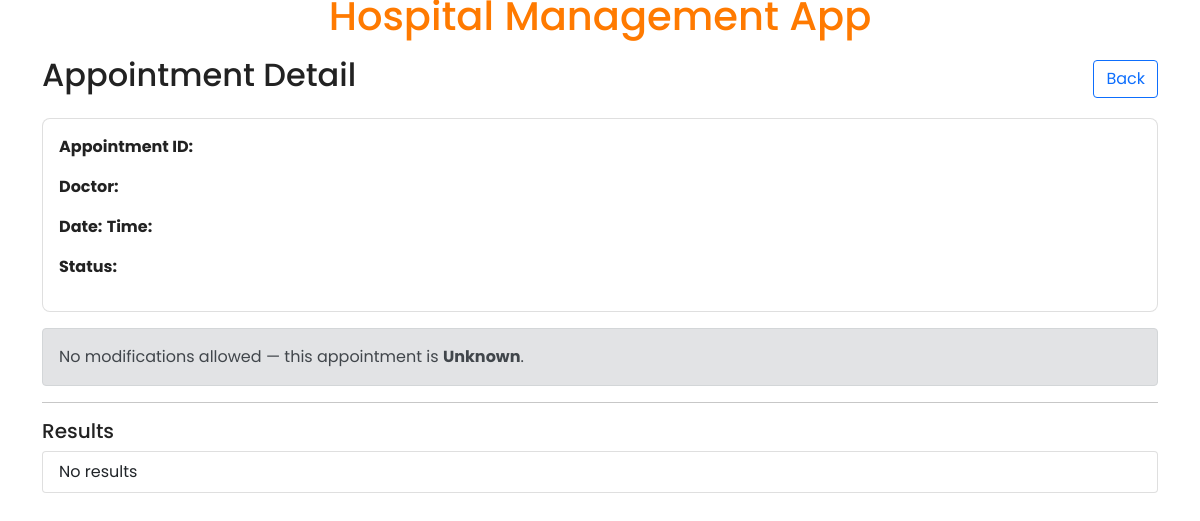
Page /patient/appointment/6 on the earlier database version.
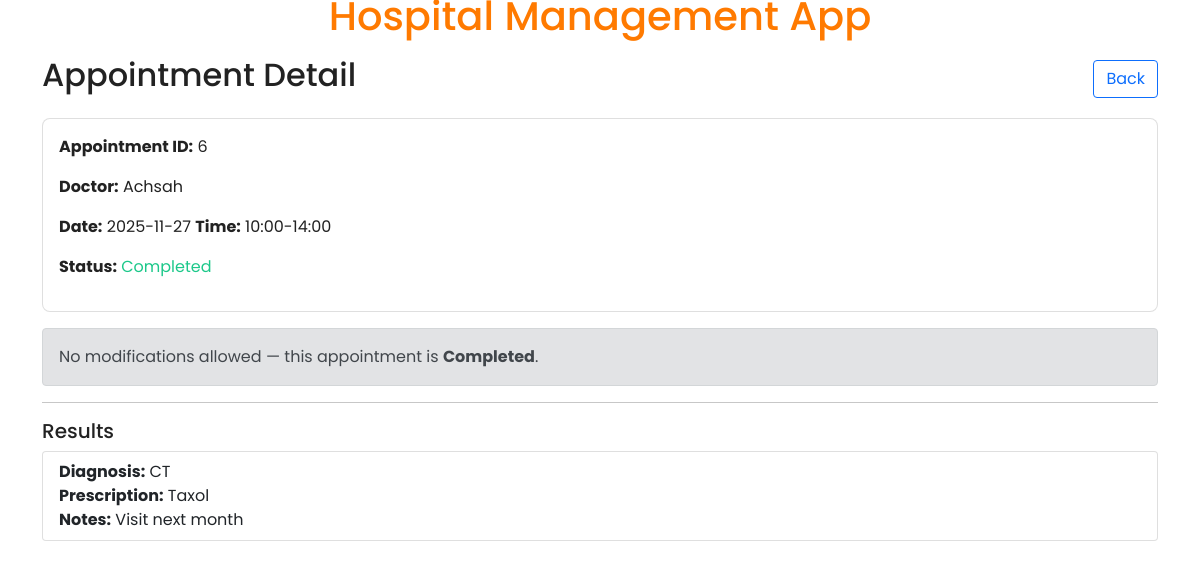
Same page on the later database version.
### backend/models.py (models this page shows)
class Doctor(db.Model):
  __tablename__ = 'doctors'
  id = db.Column(db.Integer, primary_key=True)
  name = db.Column(db.String, nullable=False)
  email = db.Column(db.String, unique=True, nullable=False)
  password = db.Column(db.String, nullable=False)
  specialization_id = db.Column(db.Integer, db.ForeignKey('departments.id', ondelete='SET NULL'))
  bio = db.Column(db.Text)
  blacklisted = db.Column(db.Integer, default=0)
  appointments = db.relationship('Appointment', backref='doctor_obj', lazy='dynamic', passive_deletes=True)
  availabilities = db.relationship('DoctorAvailability', backref='doctor_obj', cascade='all, delete-orphan', passive_deletes=True)

class Appointment(db.Model):
  __tablename__ = 'appointments'
  id = db.Column(db.Integer, primary_key=True)
  patient_id = db.Column(db.Integer, db.ForeignKey('patients.id', ondelete='CASCADE'), nullable=False)
  doctor_id = db.Column(db.Integer, db.ForeignKey('doctors.id', ondelete='CASCADE'), nullable=False)
  appointment_date = db.Column(db.String, nullable=False)
  appointment_time = db.Column(db.String, nullable=False)
  status = db.Column(db.String, nullable=False, default='Booked')
  notes = db.Column(db.Text)
  created_at = db.Column(db.DateTime, server_default=db.func.current_timestamp())
  __table_args__ = (db.UniqueConstraint('doctor_id', 'appointment_date', 'appointment_time', name='uix_appointment'),)
  treatments = db.relationship('Treatment', backref='appointment_obj', cascade='all, delete-orphan', passive_deletes=True)

class Treatment(db.Model):
  __tablename__ = 'treatments'
  id = db.Column(db.Integer, primary_key=True)
  appointment_id = db.Column(db.Integer, db.ForeignKey('appointments.id', ondelete='CASCADE'), nullable=False)
  diagnosis = db.Column(db.Text)
  prescription = db.Column(db.Text)
  doctor_notes = db.Column(db.Text)
  created_at = db.Column(db.DateTime, server_default=db.func.current_timestamp())

### backend/controller.py (the view, shortened to what this page needs)
    @app.route('/patient/appointment/<int:appointment_id>', methods=['GET', 'POST'])
    def route_show_patient_appointment_detail(appointment_id):
        patient_id = session.get('patient_id')
        appointment = db.session.query(Appointment, Doctor.name.label('doctor_name'), Patient.name.label('patient_name')).outerjoin(Doctor, Appointment.doctor_id == Doctor.id).outerjoin(Patient, Appointment.patient_id == Patient.id).filter(Appointment.id == appointment_id).first()
        modified = False
        appt_obj = None
        if appointment:
            try:
                appt_raw = appointment[0]
                doctor_name = getattr(appointment, 'doctor_name', None) or appointment[1]
                patient_name = getattr(appointment, 'patient_name', None) or appointment[2]
            except Exception:
                appt_raw = appointment
                doctor_name = None
                patient_name = None
            appt_obj = {
                'id': appt_raw.id,
                'appointment_date': appt_raw.appointment_date,
                'appointment_time': appt_raw.appointment_time,
                'status': appt_raw.status,
                'doctor_id': appt_raw.doctor_id,
                'doctor_name': doctor_name,
                'patient_id': appt_raw.patient_id,
                'patient_name': patient_name,
            }
        treatments = Treatment.query.filter_by(appointment_id=appointment_id).order_by(Treatment.created_at.desc()).all()
        return render_template('patient/appointment_detail.html', appointment=appt_obj, treatments=treatments)

### templates/patient/appointment_detail.html (shortened to what this page needs)
{% extends "base.html" %}
{% block main_content %}
<div class="d-flex justify-content-between align-items-center mb-3">
  <h2>Appointment Detail</h2>
  <a class="btn btn-outline-primary" href="{{ url_for('route_show_patient_appointments_list') }}">Back</a>
</div>
<div class="card p-3 mb-3">
  <p><strong>Appointment ID:</strong> {{ appointment.id }}</p>
  <p><strong>Doctor:</strong> {{ appointment.doctor_name }}</p>
  <p><strong>Date:</strong> {{ appointment.appointment_date }} <strong>Time:</strong> {{ appointment.appointment_time }}</p>
  <p><strong>Status:</strong> <span class="status-{{ appointment.status|lower }}">{{ appointment.status }}</span></p>
</div>
{% if appointment and appointment.status == 'Booked' %}
<form method="post">
  <div class="d-grid"><button class="btn btn-outline-secondary" name="action" value="Cancel" type="submit">Cancel Appointment</button></div>
</form>
{% else %}
<div class="alert alert-secondary">No modifications allowed — this appointment is <strong>{{ appointment.status if appointment else 'Unknown' }}</strong>.</div>
{% endif %}
<hr>
<h5>Results</h5>
<ul class="list-group">
  {% for t in treatments %}
  <li class="list-group-item">
    <strong>Diagnosis:</strong> {{ t.diagnosis }} <br>
    <strong>Prescription:</strong> {{ t.prescription }} <br>
    <strong>Notes:</strong> {{ t.doctor_notes }}
  </li>
  {% endfor %}
  {% if treatments|length == 0 %}
  <li class="list-group-item">No results</li>
  {% endif %}
</ul>
{% endblock %}

Differences in the rows shown:
added Doctor: doctor_name "Achsah"
added Appointment: appointment_date "2025-11-27", appointment_time "10:00-14:00", status "Completed"
added Treatment: diagnosis "CT", prescription "Taxol", doctor_notes "Visit next month"
Other differences:
{{ appointment.id }}: (not shown) → "6"
{{ appointment.status if appointment else 'Unknown' }}: "Unknown" → (not shown)
text no longer shown: "No results"
